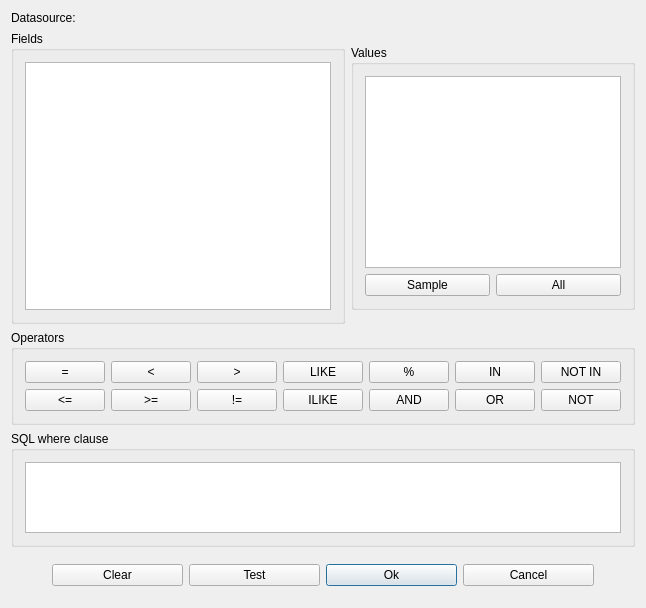
<ui version="4.0" >
 <author>Gary Sherman</author>
 <comment>Query builder for PostgreSQL layers (using PostGIS)	</comment>
 <class>QgsPgQueryBuilderBase</class>
 <widget class="QDialog" name="QgsPgQueryBuilderBase" >
  <property name="geometry" >
   <rect>
    <x>0</x>
    <y>0</y>
    <width>645</width>
    <height>608</height>
   </rect>
  </property>
  <property name="sizePolicy" >
   <sizepolicy>
    <hsizetype>0</hsizetype>
    <vsizetype>0</vsizetype>
    <horstretch>0</horstretch>
    <verstretch>0</verstretch>
   </sizepolicy>
  </property>
  <property name="windowTitle" >
   <string>PostgreSQL Query Builder</string>
  </property>
  <property name="windowIcon" >
   <iconset/>
  </property>
  <property name="modal" >
   <bool>true</bool>
  </property>
  <layout class="QGridLayout" >
   <property name="margin" >
    <number>11</number>
   </property>
   <property name="spacing" >
    <number>6</number>
   </property>
   <item row="2" column="0" colspan="2" >
    <widget class="QGroupBox" name="groupBox4" >
     <property name="title" >
      <string>Operators</string>
     </property>
     <layout class="QGridLayout" >
      <property name="margin" >
       <number>11</number>
      </property>
      <property name="spacing" >
       <number>6</number>
      </property>
      <item row="0" column="0" >
       <widget class="QPushButton" name="btnEqual" >
        <property name="text" >
         <string>=</string>
        </property>
       </widget>
      </item>
      <item row="0" column="1" >
       <widget class="QPushButton" name="btnLessThan" >
        <property name="text" >
         <string>&lt;</string>
        </property>
       </widget>
      </item>
      <item row="1" column="6" >
       <widget class="QPushButton" name="btnNot" >
        <property name="text" >
         <string>NOT</string>
        </property>
       </widget>
      </item>
      <item row="1" column="5" >
       <widget class="QPushButton" name="btnOr" >
        <property name="text" >
         <string>OR</string>
        </property>
       </widget>
      </item>
      <item row="1" column="4" >
       <widget class="QPushButton" name="btnAnd" >
        <property name="text" >
         <string>AND</string>
        </property>
       </widget>
      </item>
      <item row="0" column="4" >
       <widget class="QPushButton" name="btnPct" >
        <property name="text" >
         <string>%</string>
        </property>
       </widget>
      </item>
      <item row="0" column="5" >
       <widget class="QPushButton" name="btnIn" >
        <property name="text" >
         <string>IN</string>
        </property>
       </widget>
      </item>
      <item row="0" column="6" >
       <widget class="QPushButton" name="btnNotIn" >
        <property name="text" >
         <string>NOT IN</string>
        </property>
       </widget>
      </item>
      <item row="1" column="2" >
       <widget class="QPushButton" name="btnNotEqual" >
        <property name="text" >
         <string>!=</string>
        </property>
       </widget>
      </item>
      <item row="0" column="2" >
       <widget class="QPushButton" name="btnGreaterThan" >
        <property name="text" >
         <string>></string>
        </property>
       </widget>
      </item>
      <item row="0" column="3" >
       <widget class="QPushButton" name="btnLike" >
        <property name="text" >
         <string>LIKE</string>
        </property>
       </widget>
      </item>
      <item row="1" column="3" >
       <widget class="QPushButton" name="btnILike" >
        <property name="text" >
         <string>ILIKE</string>
        </property>
       </widget>
      </item>
      <item row="1" column="1" >
       <widget class="QPushButton" name="btnGreaterEqual" >
        <property name="text" >
         <string>>=</string>
        </property>
       </widget>
      </item>
      <item row="1" column="0" >
       <widget class="QPushButton" name="btnLessEqual" >
        <property name="text" >
         <string>&lt;=</string>
        </property>
       </widget>
      </item>
     </layout>
    </widget>
   </item>
   <item row="4" column="0" colspan="2" >
    <layout class="QHBoxLayout" >
     <property name="margin" >
      <number>11</number>
     </property>
     <property name="spacing" >
      <number>6</number>
     </property>
     <item>
      <spacer>
       <property name="orientation" >
        <enum>Qt::Horizontal</enum>
       </property>
       <property name="sizeType" >
        <enum>QSizePolicy::Fixed</enum>
       </property>
       <property name="sizeHint" >
        <size>
         <width>30</width>
         <height>21</height>
        </size>
       </property>
      </spacer>
     </item>
     <item>
      <widget class="QPushButton" name="btnClear" >
       <property name="text" >
        <string>Clear</string>
       </property>
       <property name="default" >
        <bool>false</bool>
       </property>
      </widget>
     </item>
     <item>
      <widget class="QPushButton" name="btnTest" >
       <property name="text" >
        <string>Test</string>
       </property>
       <property name="default" >
        <bool>false</bool>
       </property>
      </widget>
     </item>
     <item>
      <widget class="QPushButton" name="btnOk" >
       <property name="text" >
        <string>Ok</string>
       </property>
       <property name="default" >
        <bool>true</bool>
       </property>
      </widget>
     </item>
     <item>
      <widget class="QPushButton" name="Cancel" >
       <property name="text" >
        <string>Cancel</string>
       </property>
      </widget>
     </item>
     <item>
      <spacer>
       <property name="orientation" >
        <enum>Qt::Horizontal</enum>
       </property>
       <property name="sizeType" >
        <enum>QSizePolicy::Fixed</enum>
       </property>
       <property name="sizeHint" >
        <size>
         <width>30</width>
         <height>21</height>
        </size>
       </property>
      </spacer>
     </item>
    </layout>
   </item>
   <item row="1" column="1" >
    <widget class="QGroupBox" name="groupBox2" >
     <property name="sizePolicy" >
      <sizepolicy>
       <hsizetype>0</hsizetype>
       <vsizetype>0</vsizetype>
       <horstretch>0</horstretch>
       <verstretch>0</verstretch>
      </sizepolicy>
     </property>
     <property name="title" >
      <string>Values</string>
     </property>
     <layout class="QGridLayout" >
      <property name="margin" >
       <number>11</number>
      </property>
      <property name="spacing" >
       <number>6</number>
      </property>
      <item row="2" column="1" >
       <widget class="QPushButton" name="btnGetAllValues" >
        <property name="text" >
         <string>All</string>
        </property>
       </widget>
      </item>
      <item row="2" column="0" >
       <widget class="QPushButton" name="btnSampleValues" >
        <property name="text" >
         <string>Sample</string>
        </property>
       </widget>
      </item>
      <item rowspan="2" row="0" column="0" colspan="2" >
       <widget class="QListView" name="lstValues" />
      </item>
     </layout>
    </widget>
   </item>
   <item row="1" column="0" >
    <widget class="QGroupBox" name="groupBox1" >
     <property name="title" >
      <string>Fields</string>
     </property>
     <layout class="QGridLayout" >
      <property name="margin" >
       <number>11</number>
      </property>
      <property name="spacing" >
       <number>6</number>
      </property>
      <item row="0" column="0" >
       <widget class="QListView" name="lstFields" />
      </item>
     </layout>
    </widget>
   </item>
   <item row="0" column="0" colspan="2" >
    <widget class="QLabel" name="lblDataUri" >
     <property name="text" >
      <string>Datasource:</string>
     </property>
    </widget>
   </item>
   <item row="3" column="0" colspan="2" >
    <widget class="QGroupBox" name="groupBox3" >
     <property name="maximumSize" >
      <size>
       <width>32767</width>
       <height>116</height>
      </size>
     </property>
     <property name="title" >
      <string>SQL where clause</string>
     </property>
     <layout class="QGridLayout" >
      <property name="margin" >
       <number>11</number>
      </property>
      <property name="spacing" >
       <number>6</number>
      </property>
      <item row="0" column="0" >
       <widget class="QTextEdit" name="txtSQL" />
      </item>
     </layout>
    </widget>
   </item>
  </layout>
 </widget>
 <layoutdefault spacing="6" margin="11" />
 <tabstops>
  <tabstop>btnSampleValues</tabstop>
  <tabstop>btnGetAllValues</tabstop>
  <tabstop>btnEqual</tabstop>
  <tabstop>btnLessThan</tabstop>
  <tabstop>btnGreaterThan</tabstop>
  <tabstop>btnLike</tabstop>
  <tabstop>btnPct</tabstop>
  <tabstop>btnIn</tabstop>
  <tabstop>btnNotIn</tabstop>
  <tabstop>btnLessEqual</tabstop>
  <tabstop>btnGreaterEqual</tabstop>
  <tabstop>btnNotEqual</tabstop>
  <tabstop>btnILike</tabstop>
  <tabstop>btnAnd</tabstop>
  <tabstop>btnOr</tabstop>
  <tabstop>btnNot</tabstop>
  <tabstop>btnClear</tabstop>
  <tabstop>btnTest</tabstop>
  <tabstop>btnOk</tabstop>
  <tabstop>Cancel</tabstop>
 </tabstops>
 <resources/>
 <connections>
  <connection>
   <sender>Cancel</sender>
   <signal>clicked()</signal>
   <receiver>QgsPgQueryBuilderBase</receiver>
   <slot>reject()</slot>
   <hints>
    <hint type="sourcelabel" >
     <x>417</x>
     <y>431</y>
    </hint>
    <hint type="destinationlabel" >
     <x>501</x>
     <y>437</y>
    </hint>
   </hints>
  </connection>
 </connections>
</ui>
